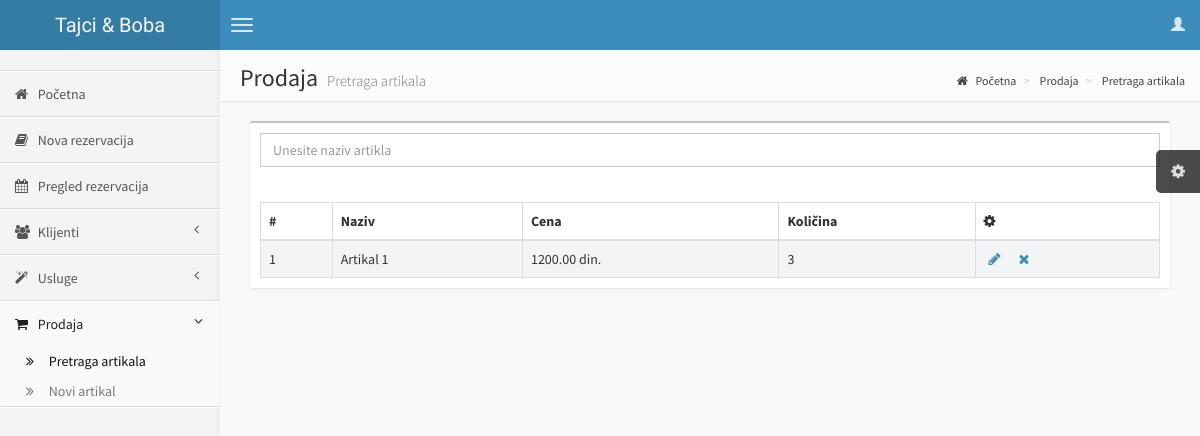
The page /salon/pages/artikliPretraga.php on the database its author committed.
### tables this page shows
CREATE TABLE IF NOT EXISTS `prodaja` (
  `ID` int(11) NOT NULL AUTO_INCREMENT,
  `naziv` varchar(300) NOT NULL,
  `cena` decimal(10,2) NOT NULL,
  `kolicina` int(11) DEFAULT NULL,
  PRIMARY KEY (`ID`)
);

### salon/pages/artikliPretraga.php (the view, shortened to what this page needs)
<!DOCTYPE html>
<html>
    <head>
        <link href="//maxcdn.bootstrapcdn.com/bootstrap/3.2.0/css/bootstrap.min.css" rel="stylesheet" type="text/css" />
        <link href="//cdnjs.cloudflare.com/ajax/libs/font-awesome/4.1.0/css/font-awesome.min.css" rel="stylesheet" type="text/css" />
        <link href="//code.ionicframework.com/ionicons/1.5.2/css/ionicons.min.css" rel="stylesheet" type="text/css" />
        <link href="../css/AdminLTE.css" rel="stylesheet" type="text/css" />
        <link href="../../css/datatables/dataTables.bootstrap.css" rel="stylesheet" type="text/css" />
    </head>
    <body class="skin-blue">
        <?php
                            include "konekcija.php";
                            ?>
        <header class="header">
            <a href="home.php" class="logo">
                Tajci & Boba
            </a>
            <nav class="navbar navbar-static-top" role="navigation">
                <a href="#" class="navbar-btn sidebar-toggle" data-toggle="offcanvas" role="button">
                    <span class="icon-bar"></span>
                    <span class="icon-bar"></span>
                    <span class="icon-bar"></span>
                </a>
                <div class="navbar-right">
                    <ul class="nav navbar-nav">
                        <?php
                        include "userLogout.php";
                        ?>
                    </ul>
                </div>
            </nav>
        </header>
        <div class="wrapper row-offcanvas row-offcanvas-left">
            <aside class="left-side sidebar-offcanvas">
                <section class="sidebar">
                    <div class="user-panel">
                    </div>
                    <ul class="sidebar-menu">
                        <li>
                            <a href="home.php">
                                <i class="fa fa-home"></i> <span>Početna</span>
                            </a>
                        </li>
                        <li>
                            <a href="rezervacijaNova.php">
                                <i class="fa fa-book"></i> <span>Nova rezervacija</span>
                            </a>
                        </li>
                        <li>
                            <a href="rezervacijePretraga.php">
                                <i class="fa fa-calendar"></i> <span>Pregled rezervacija</span>
                            </a>
                        </li>
                        <li class="treeview">
                            <a href="#">
                                <i class="fa fa-users"></i>
                                <span>Klijenti</span>
                                <i class="fa fa-angle-left pull-right"></i>
                            </a>
                        </li>
                        <li class="treeview">
                            <a href="#">
                                <i class="fa fa-magic"></i>
                                <span>Usluge</span>
                                <i class="fa fa-angle-left pull-right"></i>
                            </a>
                        </li>
                        <li class="treeview active">
                            <a href="#">
                                <i class="fa fa-shopping-cart"></i>
                                <span>Prodaja</span>
                                <i class="fa fa-angle-left pull-right"></i>
                            </a>
                            <ul class="treeview-menu">
                                <li class="active"><a href="artikliPretraga.php"><i class="fa fa-angle-double-right"></i> Pretraga artikala</a></li>
                                <li><a href="artikalNovi.php"><i class="fa fa-angle-double-right"></i> Novi artikal</a></li>
                            </ul>
                        </li>
                    </ul>
                </section>
            </aside>
            <aside class="right-side">
                <section class="content-header">
                    <h1>
                        Prodaja
                        <small>Pretraga artikala</small>
                    </h1>
                    <ol class="breadcrumb">
                        <li ><a href="home.php"><i class="fa fa-home"></i> Početna</a></li>
                        <li ><a href="#"><i></i> Prodaja</a></li>
                        <li ><a href="artikliPretraga.php"><i></i> Pretraga artikala</a></li>
                    </ol>
                </section>
                <section class="content">
                    <div class="col-xs-12">
                    <div class="box">
                        <div class="box-header">
                            <?php
                            $upit="SELECT ID, naziv, cena, kolicina FROM prodaja";
                            if (!$u=mysqli_query($baza, $upit)) {
                                echo "Nastala je greška pri pravljenju upita.</div>";
                                die();
                            } if (mysqli_num_rows($u)==0){
                                echo "Nema podataka.</div>";
                            }
                            else {
                            ?>
                            <div class="box-body">
                                <div class="form-group">
                                    <input name="param" class="form-control" id="paramInput" placeholder="Unesite naziv artikla"
                                    onkeyup="pronadjiArtikal(paramInput.value)">
                                </div>
                            </div>
                        </div>
                        <div id="artikliRezultat" class="box-body table-responsive">
                            <table id="example1" class="table table-bordered table-striped">
                                <thead>
                                <tr>
                                    <th title="Redni broj">#</th>
                                    <th>Naziv</th>
                                    <th>Cena</th>
                                    <th>Količina</th>
                                    <th title="Akcije"><i class="fa fa-cog"></i></i></th>
                                </tr>
                                </thead>
                                <tbody>
                                <?php
                                $brojac = 1;
                                while ($red=mysqli_fetch_array($u))
                                {
                                    ?>
                                    <tr>
                                        <td><?php echo $brojac?></td>
                                        <td><?php echo $red["naziv"]?></td>
                                        <td><?php echo $red["cena"]?> din.</td>
                                        <td><?php echo $red["kolicina"]?></td>
                                        <td title="Akcije">
                                            <form role="form" method="get">
                                                <a href="artikalIzmena.php?id=<?php echo $red["ID"]?>" title="Izmeni artikal"><i class="fa fa-pencil" style="margin-right: 15px; margin-left:5px;"></i></a>
                                                <a href="artikliPretraga.php?id=<?php echo $red["ID"]?>" title="Obriši artikal"><i class="fa fa-times"></i></a>
                                            </form>
                                        </td>
                                    </tr>
                                    <?php
                                    $brojac++;
                                }
                                ?>
                                </tbody>
                                </table>
                            <?php
                            }
                            ?>
                        </div>
                    </div>
                </div>
                </section>
            </aside>
        </div>
    </body>
</html>

### rows shown on the page
prodaja: naziv "Artikal 1", cena "1200.00", kolicina "3"
